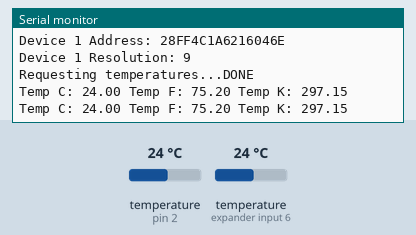
This sketch was run on a simulated Arduino Uno, built with avr-gcc and run on an emulated ATmega328P. Shown: the last lines printed to the serial monitor. The inputs (shaded band) are chosen by the test bench; at power-on: temperature (sensors on pin 2, expander input 6) 24 °C.

Above: at 1.3 s.
1.4 s: temperature (sensor on pin 2) set to 12 °C
At 1.43 s:
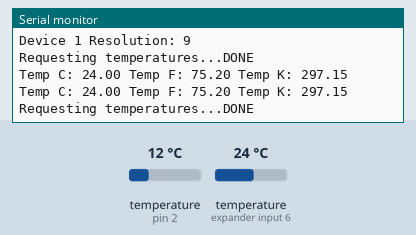
3.0 s: temperature (sensor on expander input 6) set to 19 °C
At 4.4 s:
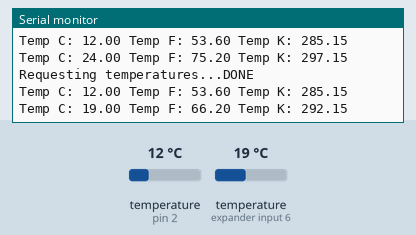
4.6 s: temperature (sensor on pin 2) set to 28 °C
At 5.7 s:
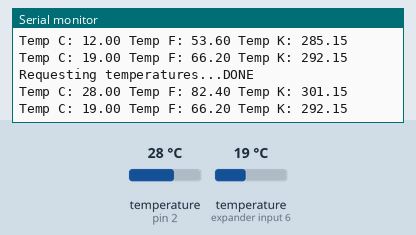
6.2 s: temperature (sensor on expander input 6) set to 33 °C
At 7.5 s:
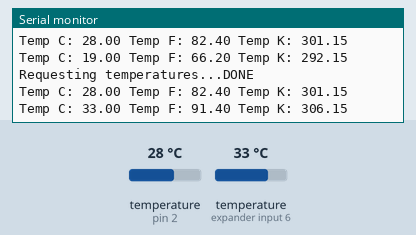
Timing chart, 0 to 8.8 s (numbered marks = the images above; inputs shaded):
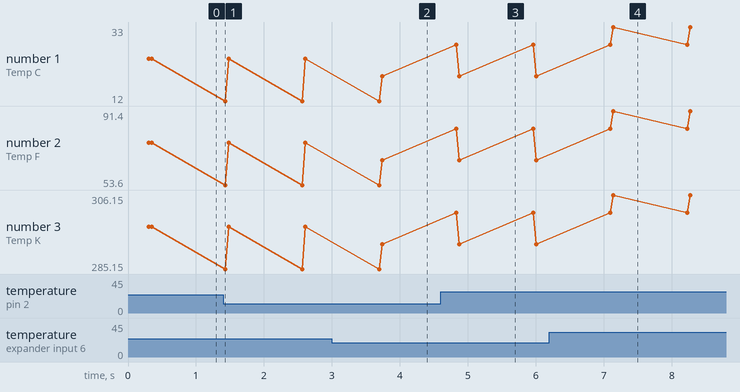

Measured:
- after the input at 3.0 s, the serial monitor: prints a new line after 0.74 s (image 2)
- after the input at 4.6 s, the serial monitor: prints a new line after 0.23 s (image 3)
- after the input at 6.2 s, the serial monitor: prints a new line after 0.94 s (image 4)
- plotted number 1: 24 → 19 after the input at 3.0 s, 19 → 33 after the input at 6.2 s
- plotted number 2: 75.2 → 66.2 after the input at 3.0 s, 66.2 → 91.4 after the input at 6.2 s
- plotted number 3: 297.15 → 292.15 after the input at 3.0 s, 292.15 → 306.15 after the input at 6.2 s

The sketch:

Lab6_DS18D20.ino
```cpp
/********************************************************************

KAMK
21.02.2024

Pohjakoodi:
Example DallasTemperature/single

Muokannut:
Samuli Juutinen TTV23SA
Harri Hankonen TTV23SA

* Toimii kahdella DS18B20 sensorilla
* Muuttaa Celcius asteet Fahrenheit:in lisäksi Kelvineiksi.


*********************************************************************/

// Include the libraries we need
#include <OneWire.h>
#include <DallasTemperature.h>

// Data wire is plugged into port 2 on the Arduino
#define ONE_WIRE_BUS 2

// Setup a oneWire instance to communicate with any OneWire devices (not just Maxim/Dallas temperature ICs)
OneWire oneWire(ONE_WIRE_BUS);

// Pass our oneWire reference to Dallas Temperature.
DallasTemperature sensors(&oneWire);

// arrays to hold device address
DeviceAddress insideThermometer0;
DeviceAddress insideThermometer1;

/*
 * Setup function. Here we do the basics
 */
void setup(void)
{
  // start serial port
  Serial.begin(9600);
  Serial.println("Dallas Temperature IC Control Library Demo");

  // locate devices on the bus
  Serial.print("Locating devices...");
  sensors.begin();
  Serial.print("Found ");
  Serial.print(sensors.getDeviceCount(), DEC);
  Serial.println(" devices.");

  // report parasite power requirements
  Serial.print("Parasite power is: ");
  if (sensors.isParasitePowerMode()) Serial.println("ON");
  else Serial.println("OFF");

  // Assign address manually. The addresses below will beed to be changed
  // to valid device addresses on your bus. Device address can be retrieved
  // by using either oneWire.search(deviceAddress) or individually via
  // sensors.getAddress(deviceAddress, index)
  // Note that you will need to use your specific address here
  //insideThermometer = { 0x28, 0x1D, 0x39, 0x31, 0x2, 0x0, 0x0, 0xF0 };

  // Method 1:
  // Search for devices on the bus and assign based on an index. Ideally,
  // you would do this to initially discover addresses on the bus and then
  // use those addresses and manually assign them (see above) once you know
  // the devices on your bus (and assuming they don't change).
  if (!sensors.getAddress(insideThermometer0, 0)) Serial.println("Unable to find address for Device 0");
  if (!sensors.getAddress(insideThermometer1, 1)) Serial.println("Unable to find address for Device 1");

  // method 2: search()
  // search() looks for the next device. Returns 1 if a new address has been
  // returned. A zero might mean that the bus is shorted, there are no devices,
  // or you have already retrieved all of them. It might be a good idea to
  // check the CRC to make sure you didn't get garbage. The order is
  // deterministic. You will always get the same devices in the same order
  //
  // Must be called before search()
  //oneWire.reset_search();
  // assigns the first address found to insideThermometer
  //if (!oneWire.search(insideThermometer)) Serial.println("Unable to find address for insideThermometer");

  // show the addresses we found on the bus
  Serial.print("Device 0 Address: ");
  printAddress(insideThermometer0);
  Serial.println();

  // set the resolution to 9 bit (Each Dallas/Maxim device is capable of several different resolutions)
  sensors.setResolution(insideThermometer0, 9);

  Serial.print("Device 0 Resolution: ");
  Serial.print(sensors.getResolution(insideThermometer0), DEC);
  Serial.println();

  // show the addresses we found on the bus
  Serial.print("Device 1 Address: ");
  printAddress(insideThermometer1);
  Serial.println();

  // set the resolution to 9 bit (Each Dallas/Maxim device is capable of several different resolutions)
  sensors.setResolution(insideThermometer1, 9);

  Serial.print("Device 1 Resolution: ");
  Serial.print(sensors.getResolution(insideThermometer1), DEC);
  Serial.println();

}

// function to print the temperature for a device
void printTemperature(DeviceAddress deviceAddress)
{
  // method 1 - slower
  //Serial.print("Temp C: ");
  //Serial.print(sensors.getTempC(deviceAddress));
  //Serial.print(" Temp F: ");
  //Serial.print(sensors.getTempF(deviceAddress)); // Makes a second call to getTempC and then converts to Fahrenheit

  // method 2 - faster
  float tempC = sensors.getTempC(deviceAddress);
  if(tempC == DEVICE_DISCONNECTED_C)
  {
    Serial.println("Error: Could not read temperature data");
    return;
  }
  Serial.print("Temp C: ");
  Serial.print(tempC);
  Serial.print(" Temp F: ");
  Serial.print(DallasTemperature::toFahrenheit(tempC)); // Converts tempC to Fahrenheit
  Serial.print(" Temp K: ");
  Serial.println(tempC + 273.15); // Converts tempC to Kelvin
}
/*
 * Main function. It will request the tempC from the sensors and display on Serial.
 */
void loop(void)
{
  // call sensors.requestTemperatures() to issue a global temperature
  // request to all devices on the bus
  Serial.print("Requesting temperatures...");
  sensors.requestTemperatures(); // Send the command to get temperatures
  Serial.println("DONE");

  // It responds almost immediately. Let's print out the data
  printTemperature(insideThermometer0); // Use a simple function to print out the data
  printTemperature(insideThermometer1); // Use a simple function to print out the data
  delay(1000);
}

// function to print a device address
void printAddress(DeviceAddress deviceAddress)
{
  for (uint8_t i = 0; i < 8; i++)
  {
    if (deviceAddress[i] < 16) Serial.print("0");
    Serial.print(deviceAddress[i], HEX);
  }
}
```
